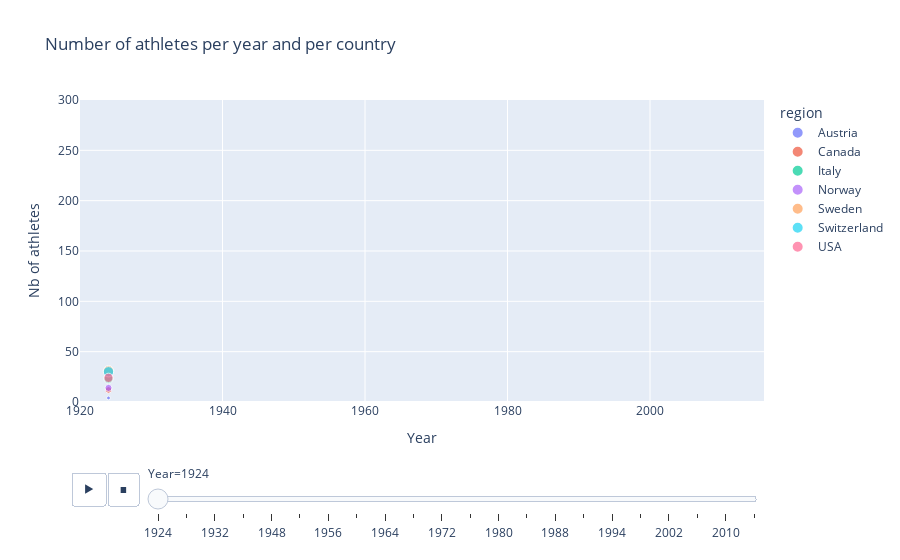

Here is the notebook cell this chart was saved with:
### Code cell
# we animate the graph to see the evolution of the number of athletes per year and per country in winter games
fig = px.scatter(athletes_per_country_winter[athletes_per_country_winter['region'].isin(top_10_countries_winter.index)], x="Year", y="Nb of athletes", color="region", animation_frame="Year", animation_group="region", size="Nb of athletes", hover_name="region", range_x=[1920,2016], range_y=[0,300], title="Number of athletes per year and per country")
fig.show()

### Figure 1 — Plotly figure (JSON) as saved in the notebook; plotly's stock layout.template omitted (floating-point values rounded to 4 significant figures)
{"data": [{"hovertemplate": "<b>%{hovertext}</b><br><br>region=Austria<br>Year=%{x}<br>Nb of athletes=%{marker.size}<extra></extra>", "hovertext": ["Austria"], "ids": ["Austria"], "legendgroup": "Austria", "marker": {"color": "#636efa", "size": [4], "sizemode": "area", "sizeref": 0.555, "symbol": "circle"}, "mode": "markers", "name": "Austria", "orientation": "v", "showlegend": true, "type": "scatter", "x": [1924], "xaxis": "x", "y": [4], "yaxis": "y"}, {"hovertemplate": "<b>%{hovertext}</b><br><br>region=Canada<br>Year=%{x}<br>Nb of athletes=%{marker.size}<extra></extra>", "hovertext": ["Canada"], "ids": ["Canada"], "legendgroup": "Canada", "marker": {"color": "#EF553B", "size": [12], "sizemode": "area", "sizeref": 0.555, "symbol": "circle"}, "mode": "markers", "name": "Canada", "orientation": "v", "showlegend": true, "type": "scatter", "x": [1924], "xaxis": "x", "y": [12], "yaxis": "y"}, {"hovertemplate": "<b>%{hovertext}</b><br><br>region=Italy<br>Year=%{x}<br>Nb of athletes=%{marker.size}<extra></extra>", "hovertext": ["Italy"], "ids": ["Italy"], "legendgroup": "Italy", "marker": {"color": "#00cc96", "size": [23], "sizemode": "area", "sizeref": 0.555, "symbol": "circle"}, "mode": "markers", "name": "Italy", "orientation": "v", "showlegend": true, "type": "scatter", "x": [1924], "xaxis": "x", "y": [23], "yaxis": "y"}, {"hovertemplate": "<b>%{hovertext}</b><br><br>region=Norway<br>Year=%{x}<br>Nb of athletes=%{marker.size}<extra></extra>", "hovertext": ["Norway"], "ids": ["Norway"], "legendgroup": "Norway", "marker": {"color": "#ab63fa", "size": [14], "sizemode": "area", "sizeref": 0.555, "symbol": "circle"}, "mode": "markers", "name": "Norway", "orientation": "v", "showlegend": true, "type": "scatter", "x": [1924], "xaxis": "x", "y": [14], "yaxis": "y"}, {"hovertemplate": "<b>%{hovertext}</b><br><br>region=Sweden<br>Year=%{x}<br>Nb of athletes=%{marker.size}<extra></extra>", "hovertext": ["Sweden"], "ids": ["Sweden"], "legendgroup": "Sweden", "marker": {"color": "#FFA15A", "size": [31], "sizemode": "area", "sizeref": 0.555, "symbol": "circle"}, "mode": "markers", "name": "Sweden", "orientation": "v", "showlegend": true, "type": "scatter", "x": [1924], "xaxis": "x", "y": [31], "yaxis": "y"}, {"hovertemplate": "<b>%{hovertext}</b><br><br>region=Switzerland<br>Year=%{x}<br>Nb of athletes=%{marker.size}<extra></extra>", "hovertext": ["Switzerland"], "ids": ["Switzerland"], "legendgroup": "Switzerland", "marker": {"color": "#19d3f3", "size": [30], "sizemode": "area", "sizeref": 0.555, "symbol": "circle"}, "mode": "markers", "name": "Switzerland", "orientation": "v", "showlegend": true, "type": "scatter", "x": [1924], "xaxis": "x", "y": [30], "yaxis": "y"}, {"hovertemplate": "<b>%{hovertext}</b><br><br>region=USA<br>Year=%{x}<br>Nb of athletes=%{marker.size}<extra></extra>", "hovertext": ["USA"], "ids": ["USA"], "legendgroup": "USA", "marker": {"color": "#FF6692", "size": [24], "sizemode": "area", "sizeref": 0.555, "symbol": "circle"}, "mode": "markers", "name": "USA", "orientation": "v", "showlegend": true, "type": "scatter", "x": [1924], "xaxis": "x", "y": [24], "yaxis": "y"}], "layout": {"legend": {"itemsizing": "constant", "title": {"text": "region"}, "tracegroupgap": 0}, "sliders": [{"active": 0, "currentvalue": {"prefix": "Year="}, "len": 0.9, "pad": {"b": 10, "t": 60}, "steps": [{"args": [["1924"], {"frame": {"duration": 0, "redraw": false}, "fromcurrent": true, "mode": "immediate", "transition": {"duration": 0, "easing": "linear"}}], "label": "1924", "method": "animate"}, {"args": [["1928"], {"frame": {"duration": 0, "redraw": false}, "fromcurrent": true, "mode": "immediate", "transition": {"duration": 0, "easing": "linear"}}], "label": "1928", "method": "animate"}, {"args": [["1932"], {"frame": {"duration": 0, "redraw": false}, "fromcurrent": true, "mode": "immediate", "transition": {"duration": 0, "easing": "linear"}}], "label": "1932", "method": "animate"}, {"args": [["1936"], {"frame": {"duration": 0, "redraw": false}, "fromcurrent": true, "mode": "immediate", "transition": {"duration": 0, "easing": "linear"}}], "label": "1936", "method": "animate"}, {"args": [["1948"], {"frame": {"duration": 0, "redraw": false}, "fromcurrent": true, "mode": "immediate", "transition": {"duration": 0, "easing": "linear"}}], "label": "1948", "method": "animate"}, {"args": [["1952"], {"frame": {"duration": 0, "redraw": false}, "fromcurrent": true, "mode": "immediate", "transition": {"duration": 0, "easing": "linear"}}], "label": "1952", "method": "animate"}, {"args": [["1956"], {"frame": {"duration": 0, "redraw": false}, "fromcurrent": true, "mode": "immediate", "transition": {"duration": 0, "easing": "linear"}}], "label": "1956", "method": "animate"}, {"args": [["1960"], {"frame": {"duration": 0, "redraw": false}, "fromcurrent": true, "mode": "immediate", "transition": {"duration": 0, "easing": "linear"}}], "label": "1960", "method": "animate"}, {"args": [["1964"], {"frame": {"duration": 0, "redraw": false}, "fromcurrent": true, "mode": "immediate", "transition": {"duration": 0, "easing": "linear"}}], "label": "1964", "method": "animate"}, {"args": [["1968"], {"frame": {"duration": 0, "redraw": false}, "fromcurrent": true, "mode": "immediate", "transition": {"duration": 0, "easing": "linear"}}], "label": "1968", "method": "animate"}, {"args": [["1972"], {"frame": {"duration": 0, "redraw": false}, "fromcurrent": true, "mode": "immediate", "transition": {"duration": 0, "easing": "linear"}}], "label": "1972", "method": "animate"}, {"args": [["1976"], {"frame": {"duration": 0, "redraw": false}, "fromcurrent": true, "mode": "immediate", "transition": {"duration": 0, "easing": "linear"}}], "label": "1976", "method": "animate"}, {"args": [["1980"], {"frame": {"duration": 0, "redraw": false}, "fromcurrent": true, "mode": "immediate", "transition": {"duration": 0, "easing": "linear"}}], "label": "1980", "method": "animate"}, {"args": [["1984"], {"frame": {"duration": 0, "redraw": false}, "fromcurrent": true, "mode": "immediate", "transition": {"duration": 0, "easing": "linear"}}], "label": "1984", "method": "animate"}, {"args": [["1988"], {"frame": {"duration": 0, "redraw": false}, "fromcurrent": true, "mode": "immediate", "transition": {"duration": 0, "easing": "linear"}}], "label": "1988", "method": "animate"}, {"args": [["1992"], {"frame": {"duration": 0, "redraw": false}, "fromcurrent": true, "mode": "immediate", "transition": {"duration": 0, "easing": "linear"}}], "label": "1992", "method": "animate"}, {"args": [["1994"], {"frame": {"duration": 0, "redraw": false}, "fromcurrent": true, "mode": "immediate", "transition": {"duration": 0, "easing": "linear"}}], "label": "1994", "method": "animate"}, {"args": [["1998"], {"frame": {"duration": 0, "redraw": false}, "fromcurrent": true, "mode": "immediate", "transition": {"duration": 0, "easing": "linear"}}], "label": "1998", "method": "animate"}, {"args": [["2002"], {"frame": {"duration": 0, "redraw": false}, "fromcurrent": true, "mode": "immediate", "transition": {"duration": 0, "easing": "linear"}}], "label": "2002", "method": "animate"}, {"args": [["2006"], {"frame": {"duration": 0, "redraw": false}, "fromcurrent": true, "mode": "immediate", "transition": {"duration": 0, "easing": "linear"}}], "label": "2006", "method": "animate"}, {"args": [["2010"], {"frame": {"duration": 0, "redraw": false}, "fromcurrent": true, "mode": "immediate", "transition": {"duration": 0, "easing": "linear"}}], "label": "2010", "method": "animate"}, {"args": [["2014"], {"frame": {"duration": 0, "redraw": false}, "fromcurrent": true, "mode": "immediate", "transition": {"duration": 0, "easing": "linear"}}], "label": "2014", "method": "animate"}], "x": 0.1, "xanchor": "left", "y": 0, "yanchor": "top"}], "title": {"text": "Number of athletes per year and per country"}, "updatemenus": [{"buttons": [{"args": [null, {"frame": {"duration": 500, "redraw": false}, "fromcurrent": true, "mode": "immediate", "transition": {"duration": 500, "easing": "linear"}}], "label": "&#9654;", "method": "animate"}, {"args": [[null], {"frame": {"duration": 0, "redraw": false}, "fromcurrent": true, "mode": "immediate", "transition": {"duration": 0, "easing": "linear"}}], "label": "&#9724;", "method": "animate"}], "direction": "left", "pad": {"r": 10, "t": 70}, "showactive": false, "type": "buttons", "x": 0.1, "xanchor": "right", "y": 0, "yanchor": "top"}], "xaxis": {"anchor": "y", "categoryarray": [1924, 1928, 1932, 1936, 1948, 1952, 1956, 1960, 1964, 1968, 1972, 1976, 1980, 1984, 1988, 1992, 1994, 1998, 2002, 2006, 2010, 2014], "categoryorder": "array", "domain": [0, 1], "range": [1920, 2016], "title": {"text": "Year"}}, "yaxis": {"anchor": "x", "domain": [0, 1], "range": [0, 300], "title": {"text": "Nb of athletes"}}}}
